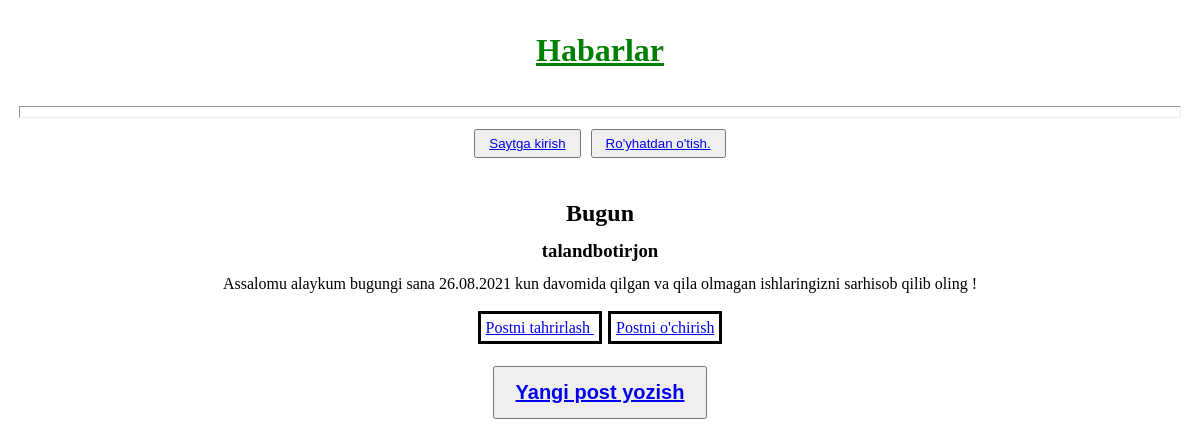
Page /post/6/ on the committed database.
### blog/models.py (models this page shows, shortened)
class Post(models.Model):
    title = models.CharField(max_length=200)
    author = models.ForeignKey(
        'auth.User',
        on_delete=models.CASCADE
    )
    body = models.TextField()

### blog/views.py (the view)
# urls.py: path('post/<int:pk>/', BlogDetailView.as_view(), name='post_detail' ),
class BlogDetailView(DetailView):
    model = Post
    template_name = 'post_detail.html'

### templates/post_detail.html
{% extends 'base.html' %}
{% block content %}
    <div class="post-entry" >
        <h2>{{ post.title }}</h2>
        <h3>{{ post.author }} </h3>
        <p> {{ post.body }} </p>
    </div>
    <p><a
            style="  border-style: solid; border-color: black"
            href="{% url 'post_edit' post.pk %} " >Postni tahrirlash
    </a>
    <a
            style="  border-style: solid; border-color: black"
            href="{% url 'post_delete' post.pk %}" >
        Postni o'chirish
    </a>
    </p>
{% endblock content %}

### static/css/base.css (style rules this page uses)
* { margin: 3px; padding: 5px; text-align: center; }
div { padding: 10px 15px ; }

### rows in the picture
Post: title "Bugun", author "talandbotirjon", body "Assalomu alaykum bugungi sana 26.08.2021 kun davomida qilgan va qila olmagan ishlaringizni sarhisob qilib oling !"
